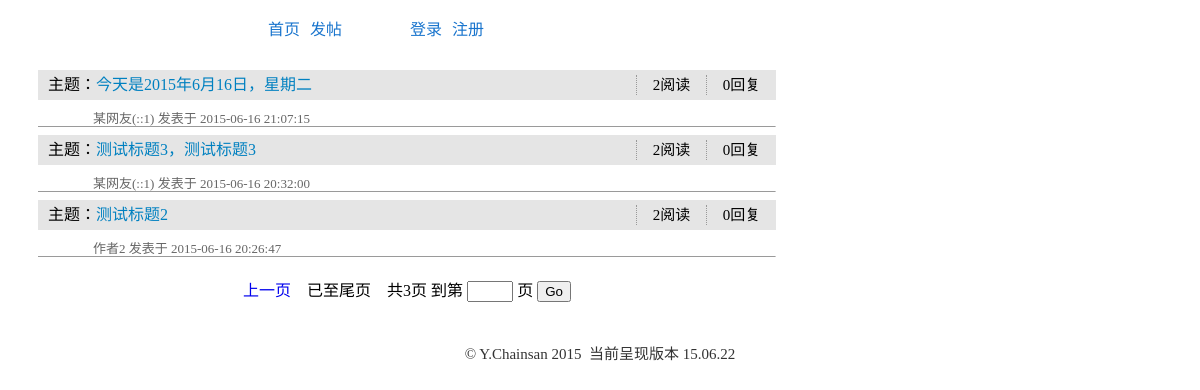
Screenshot of /?p=3 with the database file from the repository.
### tables this page shows
CREATE TABLE `subjectpost` (
  `subjectID` int(10) unsigned NOT NULL AUTO_INCREMENT,
  `subject_NO` int(10) NOT NULL,
  `post_title` varchar(60) NOT NULL,
  `post_content` text NOT NULL,
  `post_author` varchar(20) NOT NULL,
  `postauthor_UID` int(11) NOT NULL,
  `category_number` int(11) NOT NULL,
  `post_level` tinyint(2) NOT NULL DEFAULT '0',
  `post_position` tinyint(2) NOT NULL DEFAULT '0',
  `addtime` datetime NOT NULL,
  `addip` varchar(15) NOT NULL,
  `lastreply_time` datetime NOT NULL,
  `lastreply_author` varchar(20) NOT NULL,
  `lastreply_UID` int(11) NOT NULL,
  `view_number` int(11) NOT NULL,
  `reply_number` int(11) NOT NULL,
  `like_number` int(11) NOT NULL,
  `dislike_number` int(11) NOT NULL,
  PRIMARY KEY (`subjectID`)
);

### index.php (the view, shortened to what this page needs)
<!DOCTYPE html>
<html>
<head>
<link rel="stylesheet" href="styles.css" type="text/css">
</head>
<body>
<?php
if (isset($_SESSION['userID'])) {
	include 'include/signintopnav.php';
}else {
	include 'include/topnav.php';
}
require 'include/dbconnect.php';
$pageNumber = 1;
if (isset($_GET["p"])) {
	$pageNumber=$_GET["p"];
}
$pageRows = 10;
$sql = "select count(subjectID) from subjectpost";
$result = mysqli_query($dbcon, $sql);
$row = mysqli_fetch_array($result,MYSQL_NUM);
$records = $row[0];
$totalPages = ceil($records/$pageRows);
$sql = "SELECT `subjectID`, `post_title`,`view_number`,`reply_number`,`like_number`,`post_author`,`addip`,`addtime`
		FROM subjectpost
		ORDER BY lastreply_time DESC LIMIT ".($pageNumber-1)*$pageRows.",$pageRows";
$result = mysqli_query($dbcon, $sql);
while ($sjct = mysqli_fetch_array($result)) {
	if ($sjct["post_author"]=="") {
		$sjct["post_author"] = '某网友('.$sjct["addip"].')';
	}
	echo '<div class="subjectlist"><div class="postlisthead">
		<div class="plhtitle">主题：</div><div class="posttitle"><a href="viewnum.php?sid='.$sjct["subjectID"].'" target="_blank">'.$sjct["post_title"].'</a></div>
			<div class="readinfo">'.$sjct["view_number"].'阅读</div>
			<div class="readinfo">'.$sjct["reply_number"].'回复</div></div>
		<div class="postlistfooter">'.$sjct["post_author"].'&nbsp;发表于 '.$sjct["addtime"].'</div>
		<hr size="1">
		</div>';
}
if ($pageNumber<=1) {
	echo '<div class="changepage"><form action="gopage.php" method="get"><span class="currentPage">这是首页</span>&nbsp;&nbsp;';
}else {
	echo '<div class="changepage"><form action="gopage.php" method="get"><a href="?p='.($pageNumber-1).'">上一页</a>&nbsp;&nbsp;';
}
if ($pageNumber>=$totalPages) {
	echo '&nbsp;&nbsp;<span class="currentPage">已至尾页</span>';
} else{
	echo '&nbsp;&nbsp;<a href="?p='.($pageNumber+1).'">下一页</a>';
}
echo'&nbsp;&nbsp;&nbsp;&nbsp;<span class="currentPage">共'.$totalPages.'页&nbsp;到第
<input type="text" class="goPage" name="gopage">
页</span>
<button type="submit" style="cursor:pointer;">Go</button></form>
</div>';
?>
<div id="footer">
<?php include 'include/footer.php';?>
</div>
</body>
</html>

### styles.css (style rules this page uses)
a { text-decoration:none; }
#footer { text-align:center; color:#333; font-size:15px; margin:40px 0 15px 0; }
.subjectlist { margin:0 0 0 30px; width:738px; }
.postlisthead { width:738px; background-color:#e5e5e5; height:30px; }
.plhtitle { line-height:30px; width:48px; padding-left:10px; float:left; }
.posttitle { color:#0080c0; line-height:30px; width:540px; height:30px; text-align:left; float:left; overflow:hidden; }
.posttitle a { text-decoration:none; color:#0080c0; }
.readinfo { border-left:dotted 1px #999; margin-top:5px; width:69px; text-align:center; font-size:15px; line-height:20px; float:left; }
.postlistfooter { margin:5px 0 0 30px; padding:3px 0 0 25px; color:#666; height:10px; font-size:13px; }
.changepage { width:738px; margin:20px 0 0 30px; text-align:center; }
.currentPage { color:#000; font-size:16px; }
.goPage { height:15px; width:38px; }

### rows the page displays
subjectpost: post_title "今天是2015年6月16日，星期二", view_number "2", reply_number "0", post_author "某网友(::1)", addtime "2015-06-16 21:07:15"
subjectpost: post_title "测试标题3，测试标题3", view_number "2", reply_number "0", post_author "某网友(::1)", addtime "2015-06-16 20:32:00"
subjectpost: post_title "测试标题2", view_number "2", reply_number "0", post_author "作者2", addtime "2015-06-16 20:26:47"

### other values shown
$totalPages "3"
